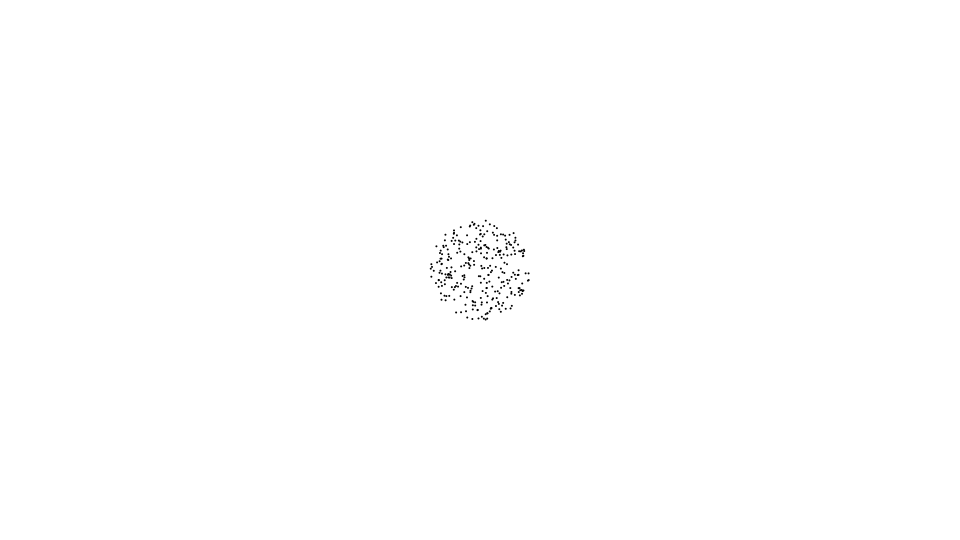
Frame 1 (no input)
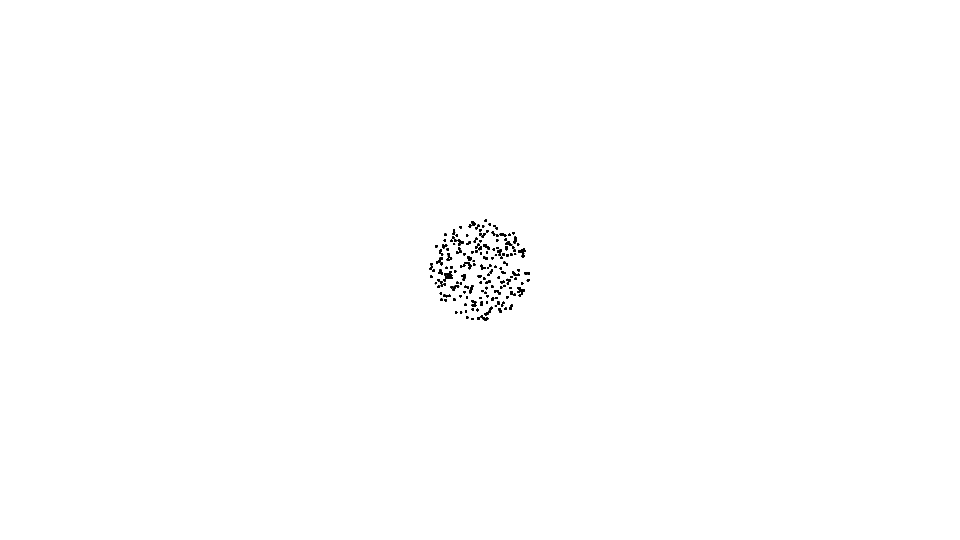
Frame 60 (the mouse pressed at the canvas centre just before this capture)
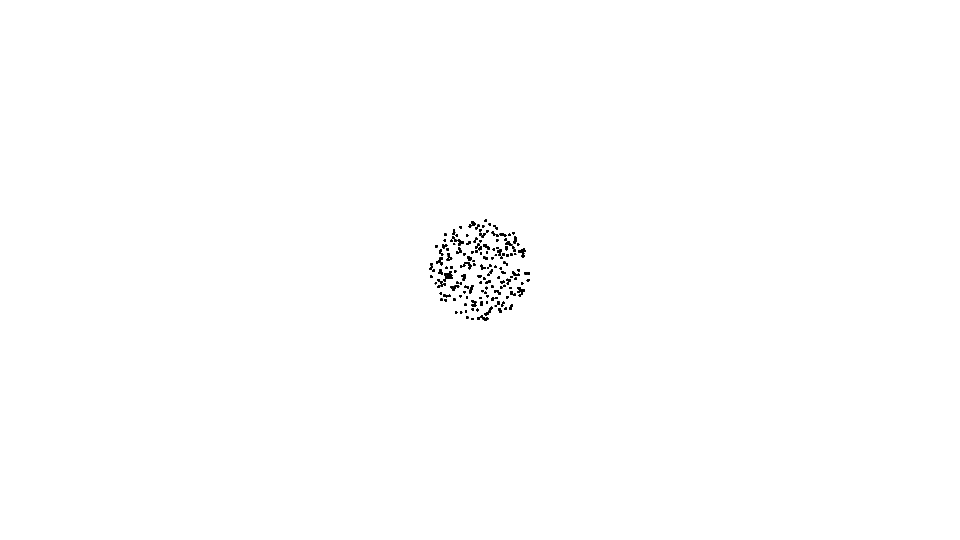
Frame 120 (the mouse held since frame 60 and released just before this capture)

The Processing sketch that drew these frames (run headless with seeded random() and noise(); from frame 60 on, the mouse is pressed at the canvas centre):

// Processing sketch: Random4
// ── Random4.pde
static final int numDots = 300;
static final int maxRadius = 50;
Ball[] dots;

void setup() {
  size(960, 540);
  frameRate(30);
  initialize();
}

void initialize() {
  smooth();
  noStroke();
  background(255);
  dots = new Ball[numDots];
  for(int i=0; i<numDots; i++) {
    dots[i] = new Ball(1);
    float radius = sqrt(random(1.0)) * maxRadius;
    float angle = random(PI*2);
    dots[i].x = width/2 + cos(angle) * radius;
    dots[i].y = height/2 + sin(angle) * radius;
    dots[i].setFillColor(color(0));
  }
}

void draw() {
  for(int i=0; i<numDots; i++) {
    Ball dot = dots[i];
    dot.update();
  }
}

////////////////////////////////

class Ball extends Sprite {
  float radius;
  float vx, vy;
  float mass = 1;
  
  Ball(float radius){
    super();
    this.radius = radius;
  }
  
  void draw(){
    if(dist(mouseX, mouseY, x, y) < radius) {
      isRollOver = true;
    }else{
      isRollOver = false;
    }
    ellipse(0, 0, radius*2, radius*2);
  }
}

////////////////////////////////

class Sprite extends Object {
  float x, y;
  float scaleX, scaleY;
  float width, height;
  float rotation;
  boolean visible;
  color strokeColor;
  color fillColor;
  Boolean isStroke;
  Boolean isFill;
  Boolean isRollOver;
  Boolean locked;
  float xoff, yoff;
 
  Sprite() {
    super();
    scaleX = 1.0;
    scaleY = 1.0;
    strokeColor = color(0);
    fillColor = color(0);
    isStroke = false;
    isFill = false;
    isRollOver = false;
    locked = false;
    visible = true;
  }
  
  void update() {
    if(! visible) return;
    pushMatrix();
    if(locked){
  x = mouseX - xoff;
  y = mouseY - yoff;
    }  
    translate(x, y);
    scale(scaleX, scaleY);
    rotate(rotation * PI / 180.0);
    if(isStroke) stroke(strokeColor);
    if(isFill) fill(fillColor);
    draw();
    popMatrix();
  }
  
  void setStrokeColor(color strokeColor) {
    this.strokeColor = strokeColor;
    isStroke = true;
  }
  
  void setFillColor(color fillColor) {
    this.fillColor = fillColor;
    isFill = true;
  }
  
  void startDrag() {
    if(isRollOver){
      locked = true;
      xoff = mouseX - x;
      yoff = mouseY - y;
    }
  }
  
  void stopDrag() {
    locked = false;
  }
  
  void draw() {}
}

////////////////////////////////

class Point extends Object {
  float x, y;
  
  Point(float x, float y) {
    super();
    this.x = x;
    this.y = y;
  }
}

////////////////////////////////

class Object {
  Object() {}
}
